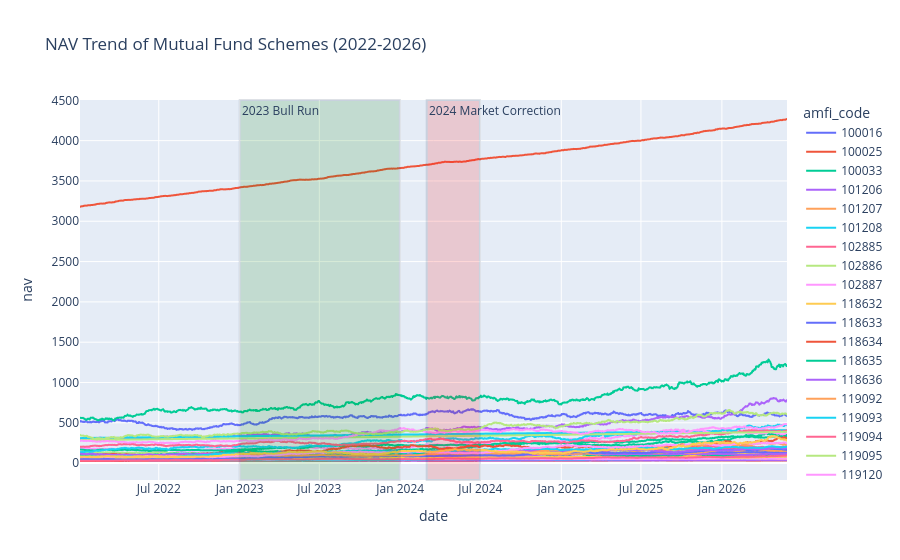

The cell this chart's notebook holds for it:
### Code cell
fig = px.line(
    nav,
    x="date",
    y="nav",
    color="amfi_code",
    title="NAV Trend of Mutual Fund Schemes (2022-2026)"
)

# 2023 Bull Run
fig.add_vrect(
    x0="2023-01-01",
    x1="2023-12-31",
    fillcolor="green",
    opacity=0.15,
    annotation_text="2023 Bull Run",
    annotation_position="top left"
)

# 2024 Market Correction
fig.add_vrect(
    x0="2024-03-01",
    x1="2024-06-30",
    fillcolor="red",
    opacity=0.15,
    annotation_text="2024 Market Correction",
    annotation_position="top left"
)

fig.show()

### Figure 1 — Plotly figure (JSON) as saved in the notebook; plotly's stock layout.template omitted (floating-point values rounded to 4 significant figures; data arrays with more than 128 entries replaced by an {"elided": "..."} marker saying what was removed)
{"data": [{"hovertemplate": "amfi_code=100016<br>date=%{x}<br>nav=%{y}<extra></extra>", "legendgroup": "100016", "line": {"color": "#636efa", "dash": "solid"}, "marker": {"symbol": "circle"}, "mode": "lines", "name": "100016", "showlegend": true, "type": "scattergl", "x": {"elided": "1150 str values"}, "xaxis": "x", "y": {"elided": "1150 float values"}, "yaxis": "y"}, {"hovertemplate": "amfi_code=100025<br>date=%{x}<br>nav=%{y}<extra></extra>", "legendgroup": "100025", "line": {"color": "#EF553B", "dash": "solid"}, "marker": {"symbol": "circle"}, "mode": "lines", "name": "100025", "showlegend": true, "type": "scattergl", "x": {"elided": "1150 str values"}, "xaxis": "x", "y": {"elided": "1150 float values"}, "yaxis": "y"}, {"hovertemplate": "amfi_code=100033<br>date=%{x}<br>nav=%{y}<extra></extra>", "legendgroup": "100033", "line": {"color": "#00cc96", "dash": "solid"}, "marker": {"symbol": "circle"}, "mode": "lines", "name": "100033", "showlegend": true, "type": "scattergl", "x": {"elided": "1150 str values"}, "xaxis": "x", "y": {"elided": "1150 float values"}, "yaxis": "y"}, {"hovertemplate": "amfi_code=101206<br>date=%{x}<br>nav=%{y}<extra></extra>", "legendgroup": "101206", "line": {"color": "#ab63fa", "dash": "solid"}, "marker": {"symbol": "circle"}, "mode": "lines", "name": "101206", "showlegend": true, "type": "scattergl", "x": {"elided": "1150 str values"}, "xaxis": "x", "y": {"elided": "1150 float values"}, "yaxis": "y"}, {"hovertemplate": "amfi_code=101207<br>date=%{x}<br>nav=%{y}<extra></extra>", "legendgroup": "101207", "line": {"color": "#FFA15A", "dash": "solid"}, "marker": {"symbol": "circle"}, "mode": "lines", "name": "101207", "showlegend": true, "type": "scattergl", "x": {"elided": "1150 str values"}, "xaxis": "x", "y": {"elided": "1150 float values"}, "yaxis": "y"}, {"hovertemplate": "amfi_code=101208<br>date=%{x}<br>nav=%{y}<extra></extra>", "legendgroup": "101208", "line": {"color": "#19d3f3", "dash": "solid"}, "marker": {"symbol": "circle"}, "mode": "lines", "name": "101208", "showlegend": true, "type": "scattergl", "x": {"elided": "1150 str values"}, "xaxis": "x", "y": {"elided": "1150 float values"}, "yaxis": "y"}, {"hovertemplate": "amfi_code=102885<br>date=%{x}<br>nav=%{y}<extra></extra>", "legendgroup": "102885", "line": {"color": "#FF6692", "dash": "solid"}, "marker": {"symbol": "circle"}, "mode": "lines", "name": "102885", "showlegend": true, "type": "scattergl", "x": {"elided": "1150 str values"}, "xaxis": "x", "y": {"elided": "1150 float values"}, "yaxis": "y"}, {"hovertemplate": "amfi_code=102886<br>date=%{x}<br>nav=%{y}<extra></extra>", "legendgroup": "102886", "line": {"color": "#B6E880", "dash": "solid"}, "marker": {"symbol": "circle"}, "mode": "lines", "name": "102886", "showlegend": true, "type": "scattergl", "x": {"elided": "1150 str values"}, "xaxis": "x", "y": {"elided": "1150 float values"}, "yaxis": "y"}, {"hovertemplate": "amfi_code=102887<br>date=%{x}<br>nav=%{y}<extra></extra>", "legendgroup": "102887", "line": {"color": "#FF97FF", "dash": "solid"}, "marker": {"symbol": "circle"}, "mode": "lines", "name": "102887", "showlegend": true, "type": "scattergl", "x": {"elided": "1150 str values"}, "xaxis": "x", "y": {"elided": "1150 float values"}, "yaxis": "y"}, {"hovertemplate": "amfi_code=118632<br>date=%{x}<br>nav=%{y}<extra></extra>", "legendgroup": "118632", "line": {"color": "#FECB52", "dash": "solid"}, "marker": {"symbol": "circle"}, "mode": "lines", "name": "118632", "showlegend": true, "type": "scattergl", "x": {"elided": "1150 str values"}, "xaxis": "x", "y": {"elided": "1150 float values"}, "yaxis": "y"}, {"hovertemplate": "amfi_code=118633<br>date=%{x}<br>nav=%{y}<extra></extra>", "legendgroup": "118633", "line": {"color": "#636efa", "dash": "solid"}, "marker": {"symbol": "circle"}, "mode": "lines", "name": "118633", "showlegend": true, "type": "scattergl", "x": {"elided": "1150 str values"}, "xaxis": "x", "y": {"elided": "1150 float values"}, "yaxis": "y"}, {"hovertemplate": "amfi_code=118634<br>date=%{x}<br>nav=%{y}<extra></extra>", "legendgroup": "118634", "line": {"color": "#EF553B", "dash": "solid"}, "marker": {"symbol": "circle"}, "mode": "lines", "name": "118634", "showlegend": true, "type": "scattergl", "x": {"elided": "1150 str values"}, "xaxis": "x", "y": {"elided": "1150 float values"}, "yaxis": "y"}, {"hovertemplate": "amfi_code=118635<br>date=%{x}<br>nav=%{y}<extra></extra>", "legendgroup": "118635", "line": {"color": "#00cc96", "dash": "solid"}, "marker": {"symbol": "circle"}, "mode": "lines", "name": "118635", "showlegend": true, "type": "scattergl", "x": {"elided": "1150 str values"}, "xaxis": "x", "y": {"elided": "1150 float values"}, "yaxis": "y"}, {"hovertemplate": "amfi_code=118636<br>date=%{x}<br>nav=%{y}<extra></extra>", "legendgroup": "118636", "line": {"color": "#ab63fa", "dash": "solid"}, "marker": {"symbol": "circle"}, "mode": "lines", "name": "118636", "showlegend": true, "type": "scattergl", "x": {"elided": "1150 str values"}, "xaxis": "x", "y": {"elided": "1150 float values"}, "yaxis": "y"}, {"hovertemplate": "amfi_code=119092<br>date=%{x}<br>nav=%{y}<extra></extra>", "legendgroup": "119092", "line": {"color": "#FFA15A", "dash": "solid"}, "marker": {"symbol": "circle"}, "mode": "lines", "name": "119092", "showlegend": true, "type": "scattergl", "x": {"elided": "1150 str values"}, "xaxis": "x", "y": {"elided": "1150 float values"}, "yaxis": "y"}, {"hovertemplate": "amfi_code=119093<br>date=%{x}<br>nav=%{y}<extra></extra>", "legendgroup": "119093", "line": {"color": "#19d3f3", "dash": "solid"}, "marker": {"symbol": "circle"}, "mode": "lines", "name": "119093", "showlegend": true, "type": "scattergl", "x": {"elided": "1150 str values"}, "xaxis": "x", "y": {"elided": "1150 float values"}, "yaxis": "y"}, {"hovertemplate": "amfi_code=119094<br>date=%{x}<br>nav=%{y}<extra></extra>", "legendgroup": "119094", "line": {"color": "#FF6692", "dash": "solid"}, "marker": {"symbol": "circle"}, "mode": "lines", "name": "119094", "showlegend": true, "type": "scattergl", "x": {"elided": "1150 str values"}, "xaxis": "x", "y": {"elided": "1150 float values"}, "yaxis": "y"}, {"hovertemplate": "amfi_code=119095<br>date=%{x}<br>nav=%{y}<extra></extra>", "legendgroup": "119095", "line": {"color": "#B6E880", "dash": "solid"}, "marker": {"symbol": "circle"}, "mode": "lines", "name": "119095", "showlegend": true, "type": "scattergl", "x": {"elided": "1150 str values"}, "xaxis": "x", "y": {"elided": "1150 float values"}, "yaxis": "y"}, {"hovertemplate": "amfi_code=119120<br>date=%{x}<br>nav=%{y}<extra></extra>", "legendgroup": "119120", "line": {"color": "#FF97FF", "dash": "solid"}, "marker": {"symbol": "circle"}, "mode": "lines", "name": "119120", "showlegend": true, "type": "scattergl", "x": {"elided": "1150 str values"}, "xaxis": "x", "y": {"elided": "1150 float values"}, "yaxis": "y"}, {"hovertemplate": "amfi_code=119551<br>date=%{x}<br>nav=%{y}<extra></extra>", "legendgroup": "119551", "line": {"color": "#FECB52", "dash": "solid"}, "marker": {"symbol": "circle"}, "mode": "lines", "name": "119551", "showlegend": true, "type": "scattergl", "x": {"elided": "1150 str values"}, "xaxis": "x", "y": {"elided": "1150 float values"}, "yaxis": "y"}, {"hovertemplate": "amfi_code=119552<br>date=%{x}<br>nav=%{y}<extra></extra>", "legendgroup": "119552", "line": {"color": "#636efa", "dash": "solid"}, "marker": {"symbol": "circle"}, "mode": "lines", "name": "119552", "showlegend": true, "type": "scattergl", "x": {"elided": "1150 str values"}, "xaxis": "x", "y": {"elided": "1150 float values"}, "yaxis": "y"}, {"hovertemplate": "amfi_code=119598<br>date=%{x}<br>nav=%{y}<extra></extra>", "legendgroup": "119598", "line": {"color": "#EF553B", "dash": "solid"}, "marker": {"symbol": "circle"}, "mode": "lines", "name": "119598", "showlegend": true, "type": "scattergl", "x": {"elided": "1150 str values"}, "xaxis": "x", "y": {"elided": "1150 float values"}, "yaxis": "y"}, {"hovertemplate": "amfi_code=119599<br>date=%{x}<br>nav=%{y}<extra></extra>", "legendgroup": "119599", "line": {"color": "#00cc96", "dash": "solid"}, "marker": {"symbol": "circle"}, "mode": "lines", "name": "119599", "showlegend": true, "type": "scattergl", "x": {"elided": "1150 str values"}, "xaxis": "x", "y": {"elided": "1150 float values"}, "yaxis": "y"}, {"hovertemplate": "amfi_code=120503<br>date=%{x}<br>nav=%{y}<extra></extra>", "legendgroup": "120503", "line": {"color": "#ab63fa", "dash": "solid"}, "marker": {"symbol": "circle"}, "mode": "lines", "name": "120503", "showlegend": true, "type": "scattergl", "x": {"elided": "1150 str values"}, "xaxis": "x", "y": {"elided": "1150 float values"}, "yaxis": "y"}, {"hovertemplate": "amfi_code=120504<br>date=%{x}<br>nav=%{y}<extra></extra>", "legendgroup": "120504", "line": {"color": "#FFA15A", "dash": "solid"}, "marker": {"symbol": "circle"}, "mode": "lines", "name": "120504", "showlegend": true, "type": "scattergl", "x": {"elided": "1150 str values"}, "xaxis": "x", "y": {"elided": "1150 float values"}, "yaxis": "y"}, {"hovertemplate": "amfi_code=120505<br>date=%{x}<br>nav=%{y}<extra></extra>", "legendgroup": "120505", "line": {"color": "#19d3f3", "dash": "solid"}, "marker": {"symbol": "circle"}, "mode": "lines", "name": "120505", "showlegend": true, "type": "scattergl", "x": {"elided": "1150 str values"}, "xaxis": "x", "y": {"elided": "1150 float values"}, "yaxis": "y"}, {"hovertemplate": "amfi_code=120506<br>date=%{x}<br>nav=%{y}<extra></extra>", "legendgroup": "120506", "line": {"color": "#FF6692", "dash": "solid"}, "marker": {"symbol": "circle"}, "mode": "lines", "name": "120506", "showlegend": true, "type": "scattergl", "x": {"elided": "1150 str values"}, "xaxis": "x", "y": {"elided": "1150 float values"}, "yaxis": "y"}, {"hovertemplate": "amfi_code=120507<br>date=%{x}<br>nav=%{y}<extra></extra>", "legendgroup": "120507", "line": {"color": "#B6E880", "dash": "solid"}, "marker": {"symbol": "circle"}, "mode": "lines", "name": "120507", "showlegend": true, "type": "scattergl", "x": {"elided": "1150 str values"}, "xaxis": "x", "y": {"elided": "1150 float values"}, "yaxis": "y"}, {"hovertemplate": "amfi_code=120841<br>date=%{x}<br>nav=%{y}<extra></extra>", "legendgroup": "120841", "line": {"color": "#FF97FF", "dash": "solid"}, "marker": {"symbol": "circle"}, "mode": "lines", "name": "120841", "showlegend": true, "type": "scattergl", "x": {"elided": "1150 str values"}, "xaxis": "x", "y": {"elided": "1150 float values"}, "yaxis": "y"}, {"hovertemplate": "amfi_code=120842<br>date=%{x}<br>nav=%{y}<extra></extra>", "legendgroup": "120842", "line": {"color": "#FECB52", "dash": "solid"}, "marker": {"symbol": "circle"}, "mode": "lines", "name": "120842", "showlegend": true, "type": "scattergl", "x": {"elided": "1150 str values"}, "xaxis": "x", "y": {"elided": "1150 float values"}, "yaxis": "y"}, {"hovertemplate": "amfi_code=120843<br>date=%{x}<br>nav=%{y}<extra></extra>", "legendgroup": "120843", "line": {"color": "#636efa", "dash": "solid"}, "marker": {"symbol": "circle"}, "mode": "lines", "name": "120843", "showlegend": true, "type": "scattergl", "x": {"elided": "1150 str values"}, "xaxis": "x", "y": {"elided": "1150 float values"}, "yaxis": "y"}, {"hovertemplate": "amfi_code=120844<br>date=%{x}<br>nav=%{y}<extra></extra>", "legendgroup": "120844", "line": {"color": "#EF553B", "dash": "solid"}, "marker": {"symbol": "circle"}, "mode": "lines", "name": "120844", "showlegend": true, "type": "scattergl", "x": {"elided": "1150 str values"}, "xaxis": "x", "y": {"elided": "1150 float values"}, "yaxis": "y"}, {"hovertemplate": "amfi_code=125497<br>date=%{x}<br>nav=%{y}<extra></extra>", "legendgroup": "125497", "line": {"color": "#00cc96", "dash": "solid"}, "marker": {"symbol": "circle"}, "mode": "lines", "name": "125497", "showlegend": true, "type": "scattergl", "x": {"elided": "1150 str values"}, "xaxis": "x", "y": {"elided": "1150 float values"}, "yaxis": "y"}, {"hovertemplate": "amfi_code=125498<br>date=%{x}<br>nav=%{y}<extra></extra>", "legendgroup": "125498", "line": {"color": "#ab63fa", "dash": "solid"}, "marker": {"symbol": "circle"}, "mode": "lines", "name": "125498", "showlegend": true, "type": "scattergl", "x": {"elided": "1150 str values"}, "xaxis": "x", "y": {"elided": "1150 float values"}, "yaxis": "y"}, {"hovertemplate": "amfi_code=148567<br>date=%{x}<br>nav=%{y}<extra></extra>", "legendgroup": "148567", "line": {"color": "#FFA15A", "dash": "solid"}, "marker": {"symbol": "circle"}, "mode": "lines", "name": "148567", "showlegend": true, "type": "scattergl", "x": {"elided": "1150 str values"}, "xaxis": "x", "y": {"elided": "1150 float values"}, "yaxis": "y"}, {"hovertemplate": "amfi_code=148568<br>date=%{x}<br>nav=%{y}<extra></extra>", "legendgroup": "148568", "line": {"color": "#19d3f3", "dash": "solid"}, "marker": {"symbol": "circle"}, "mode": "lines", "name": "148568", "showlegend": true, "type": "scattergl", "x": {"elided": "1150 str values"}, "xaxis": "x", "y": {"elided": "1150 float values"}, "yaxis": "y"}, {"hovertemplate": "amfi_code=148569<br>date=%{x}<br>nav=%{y}<extra></extra>", "legendgroup": "148569", "line": {"color": "#FF6692", "dash": "solid"}, "marker": {"symbol": "circle"}, "mode": "lines", "name": "148569", "showlegend": true, "type": "scattergl", "x": {"elided": "1150 str values"}, "xaxis": "x", "y": {"elided": "1150 float values"}, "yaxis": "y"}, {"hovertemplate": "amfi_code=149322<br>date=%{x}<br>nav=%{y}<extra></extra>", "legendgroup": "149322", "line": {"color": "#B6E880", "dash": "solid"}, "marker": {"symbol": "circle"}, "mode": "lines", "name": "149322", "showlegend": true, "type": "scattergl", "x": {"elided": "1150 str values"}, "xaxis": "x", "y": {"elided": "1150 float values"}, "yaxis": "y"}, {"hovertemplate": "amfi_code=149323<br>date=%{x}<br>nav=%{y}<extra></extra>", "legendgroup": "149323", "line": {"color": "#FF97FF", "dash": "solid"}, "marker": {"symbol": "circle"}, "mode": "lines", "name": "149323", "showlegend": true, "type": "scattergl", "x": {"elided": "1150 str values"}, "xaxis": "x", "y": {"elided": "1150 float values"}, "yaxis": "y"}, {"hovertemplate": "amfi_code=149324<br>date=%{x}<br>nav=%{y}<extra></extra>", "legendgroup": "149324", "line": {"color": "#FECB52", "dash": "solid"}, "marker": {"symbol": "circle"}, "mode": "lines", "name": "149324", "showlegend": true, "type": "scattergl", "x": {"elided": "1150 str values"}, "xaxis": "x", "y": {"elided": "1150 float values"}, "yaxis": "y"}], "layout": {"annotations": [{"showarrow": false, "text": "2023 Bull Run", "x": "2023-01-01", "xanchor": "left", "xref": "x", "y": 1, "yanchor": "top", "yref": "y domain"}, {"showarrow": false, "text": "2024 Market Correction", "x": "2024-03-01", "xanchor": "left", "xref": "x", "y": 1, "yanchor": "top", "yref": "y domain"}], "legend": {"title": {"text": "amfi_code"}, "tracegroupgap": 0}, "shapes": [{"fillcolor": "green", "opacity": 0.15, "type": "rect", "x0": "2023-01-01", "x1": "2023-12-31", "xref": "x", "y0": 0, "y1": 1, "yref": "y domain"}, {"fillcolor": "red", "opacity": 0.15, "type": "rect", "x0": "2024-03-01", "x1": "2024-06-30", "xref": "x", "y0": 0, "y1": 1, "yref": "y domain"}], "title": {"text": "NAV Trend of Mutual Fund Schemes (2022-2026)"}, "xaxis": {"anchor": "y", "domain": [0, 1], "title": {"text": "date"}}, "yaxis": {"anchor": "x", "domain": [0, 1], "title": {"text": "nav"}}}}
